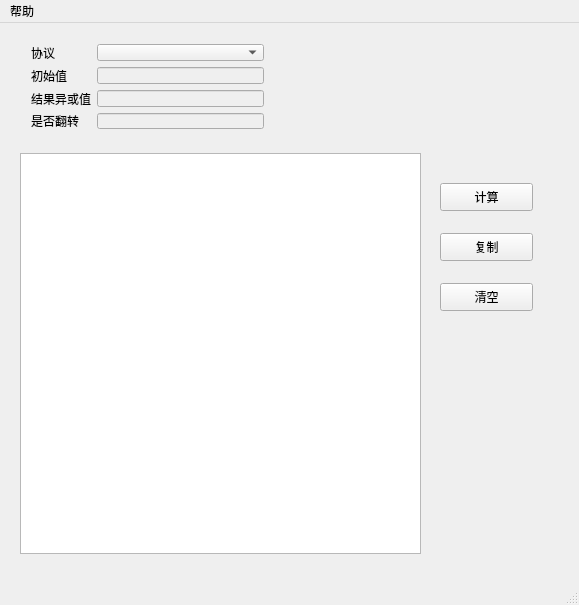
<?xml version="1.0" encoding="UTF-8"?>
<ui version="4.0">
 <class>MainWindow</class>
 <widget class="QMainWindow" name="MainWindow">
  <property name="geometry">
   <rect>
    <x>0</x>
    <y>0</y>
    <width>579</width>
    <height>605</height>
   </rect>
  </property>
  <property name="windowTitle">
   <string>CRC表生成器</string>
  </property>
  <widget class="QWidget" name="centralWidget">
   <widget class="QPushButton" name="pushButton_copy">
    <property name="geometry">
     <rect>
      <x>440</x>
      <y>210</y>
      <width>93</width>
      <height>28</height>
     </rect>
    </property>
    <property name="text">
     <string>复制</string>
    </property>
   </widget>
   <widget class="QTextEdit" name="textEdit_crc">
    <property name="geometry">
     <rect>
      <x>20</x>
      <y>130</y>
      <width>401</width>
      <height>401</height>
     </rect>
    </property>
   </widget>
   <widget class="QPushButton" name="pushButton_clear">
    <property name="geometry">
     <rect>
      <x>440</x>
      <y>260</y>
      <width>93</width>
      <height>28</height>
     </rect>
    </property>
    <property name="text">
     <string>清空</string>
    </property>
   </widget>
   <widget class="QWidget" name="layoutWidget">
    <property name="geometry">
     <rect>
      <x>20</x>
      <y>10</y>
      <width>255</width>
      <height>107</height>
     </rect>
    </property>
    <layout class="QGridLayout" name="gridLayout">
     <item row="0" column="1">
      <widget class="ComboxPro" name="comboBox_pro">
       <property name="currentText">
        <string/>
       </property>
       <property name="currentIndex">
        <number>-1</number>
       </property>
      </widget>
     </item>
     <item row="1" column="0">
      <widget class="QLabel" name="label_2">
       <property name="text">
        <string>初始值</string>
       </property>
      </widget>
     </item>
     <item row="1" column="1">
      <widget class="QLineEdit" name="lineEdit_init">
       <property name="enabled">
        <bool>false</bool>
       </property>
      </widget>
     </item>
     <item row="2" column="0">
      <widget class="QLabel" name="label_3">
       <property name="text">
        <string>结果异或值</string>
       </property>
      </widget>
     </item>
     <item row="2" column="1">
      <widget class="QLineEdit" name="lineEdit_endXor">
       <property name="enabled">
        <bool>false</bool>
       </property>
      </widget>
     </item>
     <item row="3" column="0">
      <widget class="QLabel" name="label_4">
       <property name="text">
        <string>是否翻转</string>
       </property>
      </widget>
     </item>
     <item row="3" column="1">
      <widget class="QLineEdit" name="lineEdit_isToggle">
       <property name="enabled">
        <bool>false</bool>
       </property>
      </widget>
     </item>
     <item row="0" column="0">
      <widget class="QLabel" name="label">
       <property name="text">
        <string>协议</string>
       </property>
      </widget>
     </item>
    </layout>
   </widget>
   <widget class="QPushButton" name="pushButton_cre">
    <property name="geometry">
     <rect>
      <x>440</x>
      <y>160</y>
      <width>93</width>
      <height>28</height>
     </rect>
    </property>
    <property name="text">
     <string>计算</string>
    </property>
   </widget>
   <zorder>pushButton_copy</zorder>
   <zorder>textEdit_crc</zorder>
   <zorder>pushButton_clear</zorder>
   <zorder>layoutWidget</zorder>
   <zorder>pushButton_cre</zorder>
   <zorder>label</zorder>
  </widget>
  <widget class="QMenuBar" name="menuBar">
   <property name="geometry">
    <rect>
     <x>0</x>
     <y>0</y>
     <width>579</width>
     <height>26</height>
    </rect>
   </property>
   <widget class="QMenu" name="menu">
    <property name="title">
     <string>帮助</string>
    </property>
    <addaction name="actionAbout"/>
   </widget>
   <addaction name="menu"/>
  </widget>
  <widget class="QStatusBar" name="statusBar"/>
  <action name="actionAbout">
   <property name="text">
    <string>关于</string>
   </property>
  </action>
 </widget>
 <layoutdefault spacing="6" margin="11"/>
 <customwidgets>
  <customwidget>
   <class>ComboxPro</class>
   <extends>QComboBox</extends>
   <header>comboxpro.h</header>
  </customwidget>
 </customwidgets>
 <resources/>
 <connections/>
</ui>
